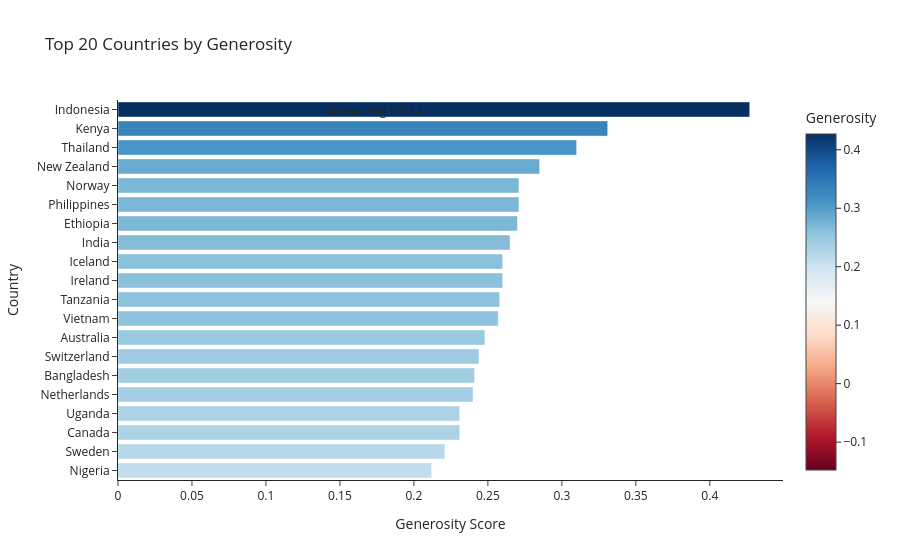

The code cell stored with this chart in its notebook:
### Code cell
# Top 20 countries by Generosity

top_generosity = (
    df.nlargest(20, 'Generosity')
      .sort_values('Generosity')
)

# Global average generosity
midpoint = df['Generosity'].mean()

fig = px.bar(
    top_generosity,
    x='Generosity',
    y='Country name',
    orientation='h',
    color='Generosity',
    color_continuous_scale='RdBu',
    color_continuous_midpoint=midpoint,
    title='Top 20 Countries by Generosity'
)

# Reference line
fig.add_vline(
    x=midpoint,
    line_dash='dash',
    annotation_text=f'Global Avg = {midpoint:.2f}'
)

fig.update_layout(
    template='simple_white',
    xaxis_title='Generosity Score',
    yaxis_title='Country'
)

fig.show()

### Figure 1 — Plotly figure (JSON) as saved in the notebook; plotly's stock layout.template omitted (floating-point values rounded to 4 significant figures)
{"data": [{"hovertemplate": "Generosity=%{marker.color}<br>Country name=%{y}<extra></extra>", "legendgroup": "", "marker": {"color": [0.212, 0.221, 0.231, 0.231, 0.24, 0.241, 0.244, 0.248, 0.257, 0.258, 0.26, 0.26, 0.265, 0.27, 0.271, 0.271, 0.285, 0.31, 0.331, 0.427], "coloraxis": "coloraxis", "pattern": {"shape": ""}}, "name": "", "orientation": "h", "showlegend": false, "textposition": "auto", "type": "bar", "x": [0.212, 0.221, 0.231, 0.231, 0.24, 0.241, 0.244, 0.248, 0.257, 0.258, 0.26, 0.26, 0.265, 0.27, 0.271, 0.271, 0.285, 0.31, 0.331, 0.427], "xaxis": "x", "y": ["Nigeria", "Sweden", "Canada", "Uganda", "Netherlands", "Bangladesh", "Switzerland", "Australia", "Vietnam", "Tanzania", "Ireland", "Iceland", "India", "Ethiopia", "Philippines", "Norway", "New Zealand", "Thailand", "Kenya", "Indonesia"], "yaxis": "y"}], "layout": {"annotations": [{"showarrow": false, "text": "Global Avg = 0.14", "x": 0.1397, "xanchor": "left", "xref": "x", "y": 1, "yanchor": "top", "yref": "y domain"}], "barmode": "relative", "coloraxis": {"cmid": 0.1397, "colorbar": {"title": {"text": "Generosity"}}, "colorscale": [[0, "rgb(103,0,31)"], [0.1, "rgb(178,24,43)"], [0.2, "rgb(214,96,77)"], [0.3, "rgb(244,165,130)"], [0.4, "rgb(253,219,199)"], [0.5, "rgb(247,247,247)"], [0.6, "rgb(209,229,240)"], [0.7, "rgb(146,197,222)"], [0.8, "rgb(67,147,195)"], [0.9, "rgb(33,102,172)"], [1, "rgb(5,48,97)"]]}, "legend": {"tracegroupgap": 0}, "shapes": [{"line": {"dash": "dash"}, "type": "line", "x0": 0.1397, "x1": 0.1397, "xref": "x", "y0": 0, "y1": 1, "yref": "y domain"}], "title": {"text": "Top 20 Countries by Generosity"}, "xaxis": {"anchor": "y", "domain": [0, 1], "title": {"text": "Generosity Score"}}, "yaxis": {"anchor": "x", "domain": [0, 1], "title": {"text": "Country"}}}}
